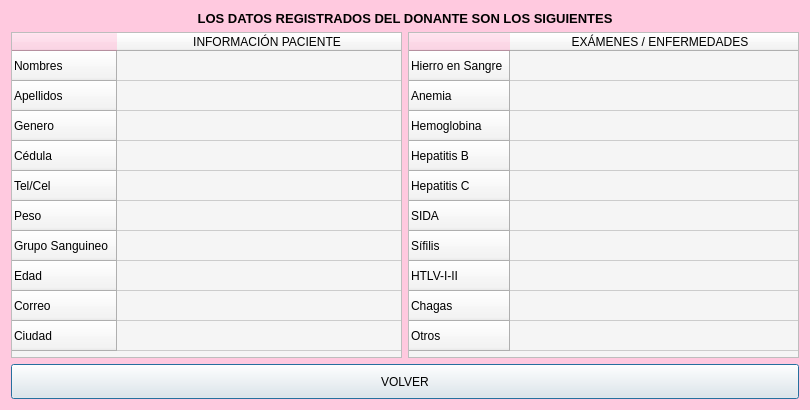
<?xml version="1.0" encoding="UTF-8"?>
<ui version="4.0">
 <class>Dialog</class>
 <widget class="QDialog" name="Dialog">
  <property name="geometry">
   <rect>
    <x>0</x>
    <y>0</y>
    <width>810</width>
    <height>410</height>
   </rect>
  </property>
  <property name="maximumSize">
   <size>
    <width>810</width>
    <height>410</height>
   </size>
  </property>
  <property name="windowTitle">
   <string>Dialog</string>
  </property>
  <property name="styleSheet">
   <string notr="true">background-color: rgb(255, 201, 223);</string>
  </property>
  <layout class="QGridLayout" name="gridLayout">
   <item row="1" column="1">
    <widget class="QTableWidget" name="Tabla_DatosDon2">
     <property name="styleSheet">
      <string notr="true">background-color: rgb(245, 245, 245);</string>
     </property>
     <attribute name="horizontalHeaderMinimumSectionSize">
      <number>100</number>
     </attribute>
     <attribute name="horizontalHeaderDefaultSectionSize">
      <number>300</number>
     </attribute>
     <attribute name="verticalHeaderMinimumSectionSize">
      <number>30</number>
     </attribute>
     <row>
      <property name="text">
       <string>Hierro en Sangre</string>
      </property>
     </row>
     <row>
      <property name="text">
       <string>Anemia</string>
      </property>
     </row>
     <row>
      <property name="text">
       <string>Hemoglobina</string>
      </property>
     </row>
     <row>
      <property name="text">
       <string>Hepatitis B</string>
      </property>
     </row>
     <row>
      <property name="text">
       <string>Hepatitis C</string>
      </property>
     </row>
     <row>
      <property name="text">
       <string>SIDA</string>
      </property>
     </row>
     <row>
      <property name="text">
       <string>Sífilis</string>
      </property>
     </row>
     <row>
      <property name="text">
       <string>HTLV-I-II</string>
      </property>
     </row>
     <row>
      <property name="text">
       <string>Chagas</string>
      </property>
     </row>
     <row>
      <property name="text">
       <string>Otros</string>
      </property>
     </row>
     <column>
      <property name="text">
       <string>EXÁMENES / ENFERMEDADES</string>
      </property>
     </column>
    </widget>
   </item>
   <item row="0" column="0" colspan="2">
    <widget class="QLabel" name="label">
     <property name="text">
      <string>&lt;html&gt;&lt;head/&gt;&lt;body&gt;&lt;p align=&quot;center&quot;&gt;&lt;span style=&quot; font-size:10pt; font-weight:600;&quot;&gt;LOS DATOS REGISTRADOS DEL DONANTE SON LOS SIGUIENTES&lt;/span&gt;&lt;/p&gt;&lt;/body&gt;&lt;/html&gt;</string>
     </property>
    </widget>
   </item>
   <item row="1" column="0">
    <widget class="QTableWidget" name="Tabla_DatosDon">
     <property name="styleSheet">
      <string notr="true">background-color: rgb(245, 245, 245);</string>
     </property>
     <attribute name="horizontalHeaderMinimumSectionSize">
      <number>100</number>
     </attribute>
     <attribute name="horizontalHeaderDefaultSectionSize">
      <number>300</number>
     </attribute>
     <attribute name="verticalHeaderMinimumSectionSize">
      <number>30</number>
     </attribute>
     <row>
      <property name="text">
       <string>Nombres</string>
      </property>
     </row>
     <row>
      <property name="text">
       <string>Apellidos</string>
      </property>
     </row>
     <row>
      <property name="text">
       <string>Genero</string>
      </property>
     </row>
     <row>
      <property name="text">
       <string>Cédula</string>
      </property>
     </row>
     <row>
      <property name="text">
       <string>Tel/Cel</string>
      </property>
     </row>
     <row>
      <property name="text">
       <string>Peso</string>
      </property>
     </row>
     <row>
      <property name="text">
       <string>Grupo Sanguineo</string>
      </property>
     </row>
     <row>
      <property name="text">
       <string>Edad</string>
      </property>
     </row>
     <row>
      <property name="text">
       <string>Correo</string>
      </property>
     </row>
     <row>
      <property name="text">
       <string>Ciudad</string>
      </property>
     </row>
     <column>
      <property name="text">
       <string>INFORMACIÓN PACIENTE</string>
      </property>
     </column>
    </widget>
   </item>
   <item row="2" column="0" colspan="2">
    <widget class="QPushButton" name="Boton_Volver">
     <property name="minimumSize">
      <size>
       <width>35</width>
       <height>35</height>
      </size>
     </property>
     <property name="styleSheet">
      <string notr="true">background-color: rgb(241, 241, 241);</string>
     </property>
     <property name="text">
      <string>VOLVER</string>
     </property>
    </widget>
   </item>
   <item row="3" column="1">
    <layout class="QHBoxLayout" name="horizontalLayout"/>
   </item>
  </layout>
 </widget>
 <resources/>
 <connections/>
</ui>
